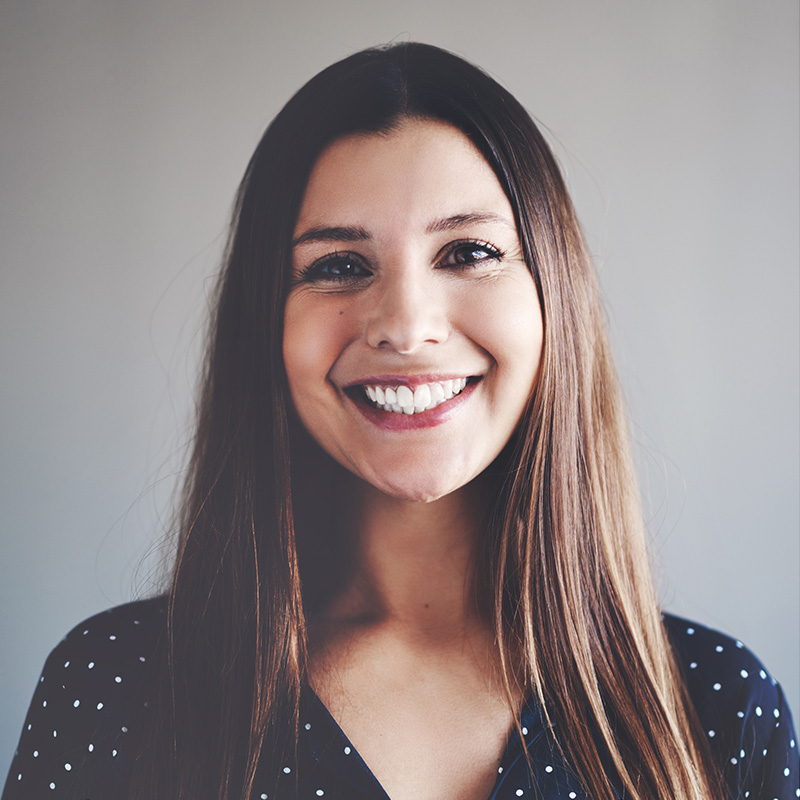
#> input picture Week2/week-2_lab-2/team2.jpg, 800 x 800 px
$ python lab2_task3.py
#> lines starting #> are read from the running program, lines starting #| are printed output that depends on the picture
import cv2
import matplotlib.pyplot as plt
import numpy as np

# Read the image
image = cv2.imread('team2.jpg')
#> image is the input picture: shape (800, 800, 3); mean B, G, R 132.8, 133, 143.5
image_RGB = cv2.cvtColor(image, cv2.COLOR_BGR2RGB)

# ============================================================
# Part 1: Experiment with different multiplication factors
# ============================================================

# Multiply by different factors
# For factors < 1, we need to use numpy or convert to float
multiplied_05 = cv2.multiply(image_RGB, np.array([0.5]))  # Factor 0.5
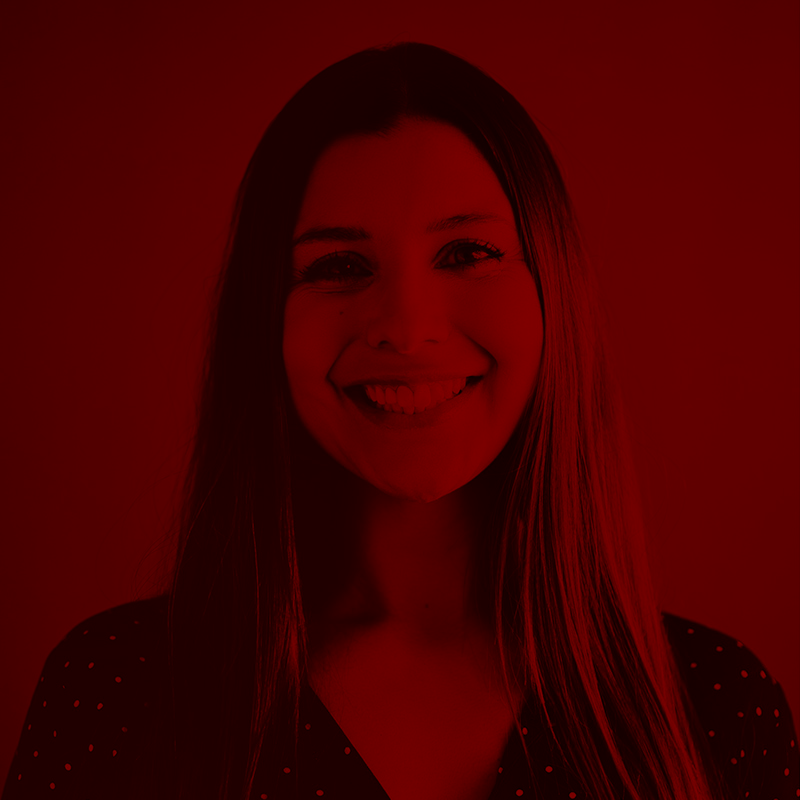
#> multiplied_05: shape (800, 800, 3); mean R, G, B 71.7, 0, 0
multiplied_20 = cv2.multiply(image_RGB, 2)                 # Factor 2.0
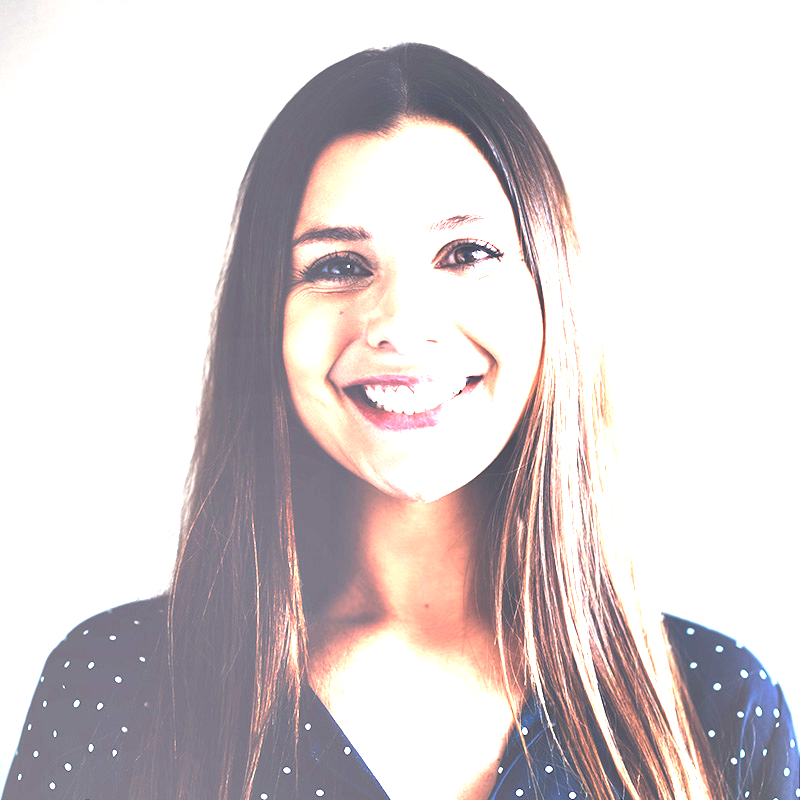
#> multiplied_20: shape (800, 800, 3); mean R, G, B 217.4, 209.6, 210.9

# Display comparison
plt.figure(figsize=(15, 5))

plt.subplot(1, 3, 1)
plt.imshow(multiplied_05.astype(np.uint8))
plt.title('Multiplied (x0.5) - Darker')
plt.axis('off')

plt.subplot(1, 3, 2)
plt.imshow(image_RGB)
plt.title('Original Image')
plt.axis('off')

plt.subplot(1, 3, 3)
plt.imshow(multiplied_20)
plt.title('Multiplied (x2.0) - Brighter')
plt.axis('off')

plt.suptitle('Part 1: Effect of Different Multiplication Factors')
plt.tight_layout()
plt.show()
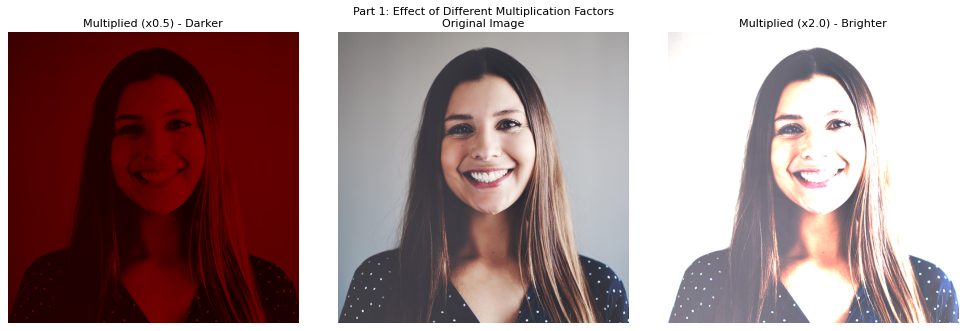
#> figure drawn by matplotlib, 3 panels

# Additional comparison with more factors
multiplied_03 = cv2.multiply(image_RGB, np.array([0.3]))
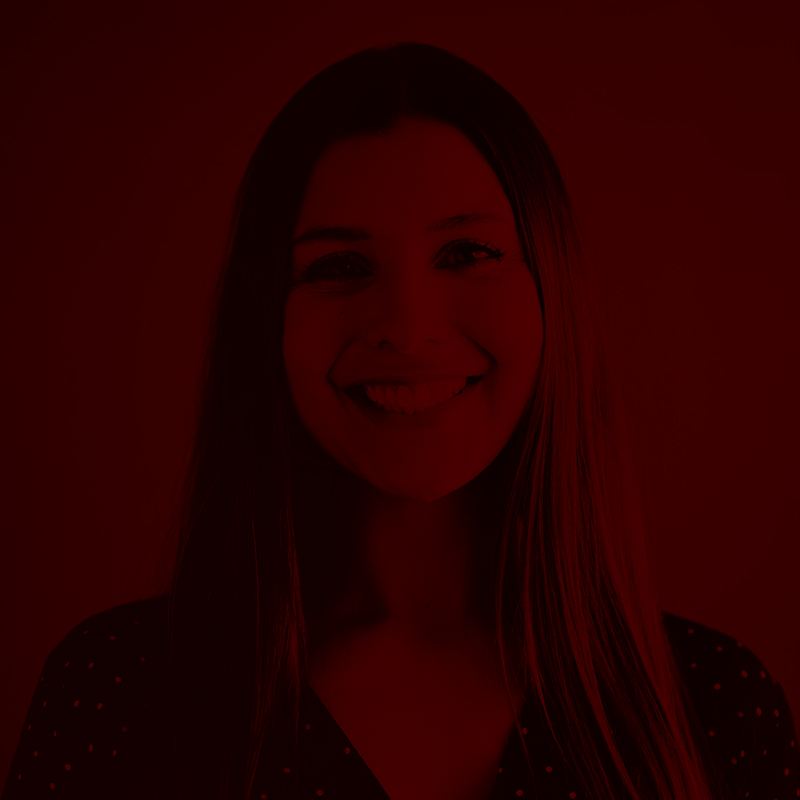
#> multiplied_03: shape (800, 800, 3); mean R, G, B 43, 0, 0
multiplied_15 = cv2.multiply(image_RGB, np.array([1.5]))
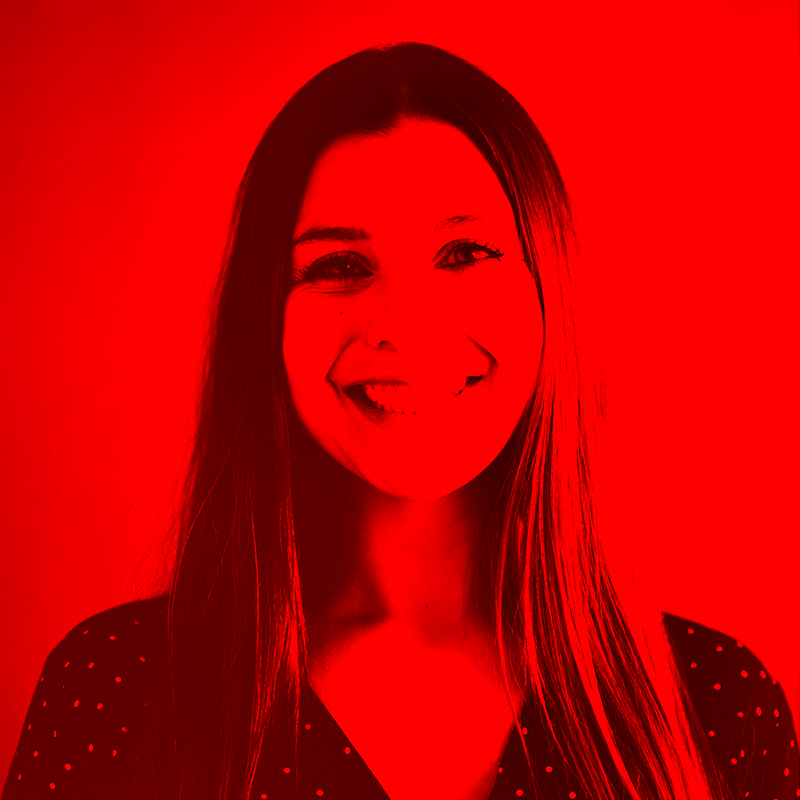
#> multiplied_15: shape (800, 800, 3); mean R, G, B 200.2, 0, 0
multiplied_30 = cv2.multiply(image_RGB, 3)
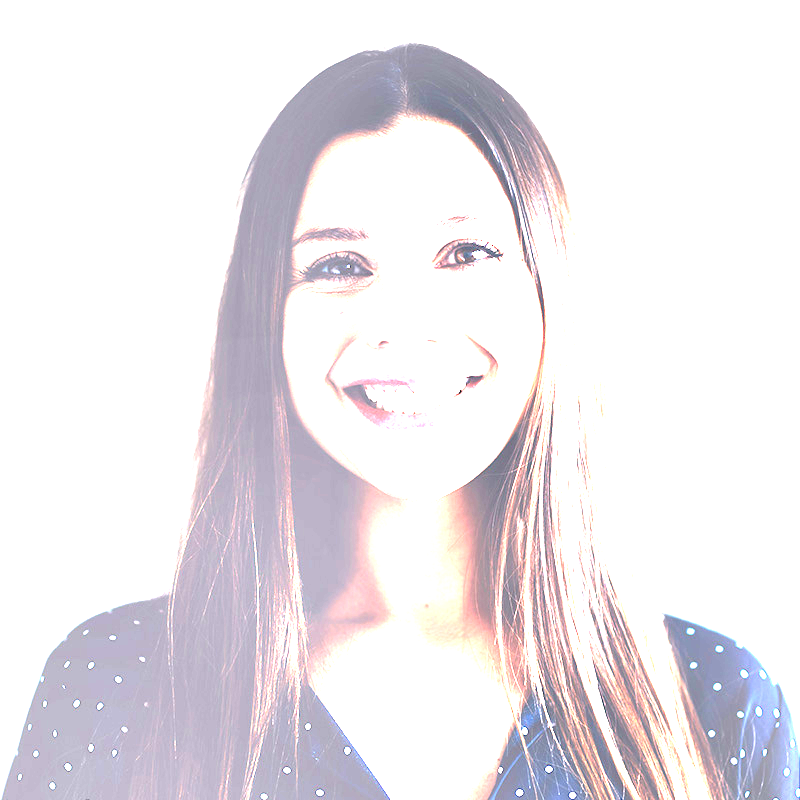
#> multiplied_30: shape (800, 800, 3); mean R, G, B 235.9, 231.6, 236.1

plt.figure(figsize=(18, 5))

plt.subplot(1, 5, 1)
plt.imshow(multiplied_03.astype(np.uint8))
plt.title('x0.3 (Very Dark)')
plt.axis('off')

plt.subplot(1, 5, 2)
plt.imshow(multiplied_05.astype(np.uint8))
plt.title('x0.5 (Dark)')
plt.axis('off')

plt.subplot(1, 5, 3)
plt.imshow(image_RGB)
plt.title('Original (x1.0)')
plt.axis('off')

plt.subplot(1, 5, 4)
plt.imshow(multiplied_20)
plt.title('x2.0 (Bright)')
plt.axis('off')

plt.subplot(1, 5, 5)
plt.imshow(multiplied_30)
plt.title('x3.0 (Very Bright)')
plt.axis('off')

plt.suptitle('Comparison of Multiple Factors')
plt.tight_layout()
plt.show()

# ============================================================
# Part 2: Discussion of multiplication impact
# ============================================================

print("""
============================================================
Part 2: Impact of Multiplication Factors on Image Contrast
============================================================

Pixel values range from 0 (black) to 255 (white).
Multiplication scales these values, affecting brightness and contrast.

--------------------------------------------------------------
FACTOR > 1 (e.g., 1.5, 2.0, 3.0) - INCREASES BRIGHTNESS/CONTRAST
--------------------------------------------------------------

Effect:
- All pixel values are scaled UP
- Dark pixels become brighter
- Bright pixels become even brighter (may saturate to 255)

Example with factor = 2:
  - Pixel value 50  -> 50 × 2 = 100 (darker gray becomes lighter)
  - Pixel value 100 -> 100 × 2 = 200 (mid-gray becomes bright)
  - Pixel value 150 -> 150 × 2 = 255 (saturated to white)

Result:
- Image appears brighter overall
- INCREASED CONTRAST: difference between dark and bright areas grows
- Risk of OVEREXPOSURE: bright regions lose detail (clipped to 255)

--------------------------------------------------------------
FACTOR < 1 (e.g., 0.3, 0.5, 0.7) - DECREASES BRIGHTNESS/CONTRAST
--------------------------------------------------------------

Effect:
- All pixel values are scaled DOWN
- Bright pixels become darker
- Dark pixels become even darker (approach 0)

Example with factor = 0.5:
  - Pixel value 200 -> 200 × 0.5 = 100 (bright becomes mid-tone)
  - Pixel value 100 -> 100 × 0.5 = 50  (mid-gray becomes dark)
  - Pixel value 50  -> 50 × 0.5 = 25   (dark becomes very dark)

Result:
- Image appears darker overall
- DECREASED CONTRAST: difference between dark and bright areas shrinks
- Risk of UNDEREXPOSURE: dark regions lose detail (approach 0)

--------------------------------------------------------------
FACTOR = 1 - NO CHANGE
--------------------------------------------------------------
- Pixel values remain unchanged
- Image appears identical to original

--------------------------------------------------------------
SUMMARY TABLE
--------------------------------------------------------------

| Factor  | Brightness | Contrast  | Risk                    |
|---------|------------|-----------|-------------------------|
| < 1     | Decreases  | Decreases | Loss of shadow detail   |
| = 1     | No change  | No change | None                    |
| > 1     | Increases  | Increases | Loss of highlight detail|

--------------------------------------------------------------
KEY DIFFERENCE: Addition/Subtraction vs Multiplication
--------------------------------------------------------------

Addition/Subtraction: Shifts all pixels by same amount
  - 50 + 100 = 150, 200 + 100 = 255 (same shift)

Multiplication: Scales pixels proportionally
  - 50 × 2 = 100, 200 × 2 = 255 (different absolute change)

This proportional scaling is why multiplication affects CONTRAST,
while addition/subtraction mainly affects BRIGHTNESS uniformly.
""")

$ run again, with Week2/week-2_lab-2/task1_part1.png saved as Week2/week-2_lab-2/team2.jpg
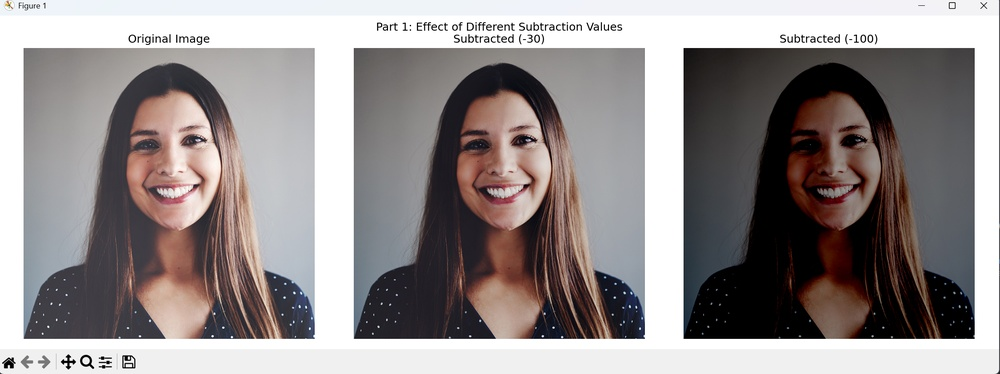
#> input picture Week2/week-2_lab-2/task1_part1.png, 1000 x 374 px, shrunk from 2250 x 841 before the run
#> image is the input picture: shape (374, 1000, 3); mean B, G, R 142.2, 142.4, 148.9
#> `multiplied_15 = cv2.multiply(image_RGB, np.array([1.5]))`:
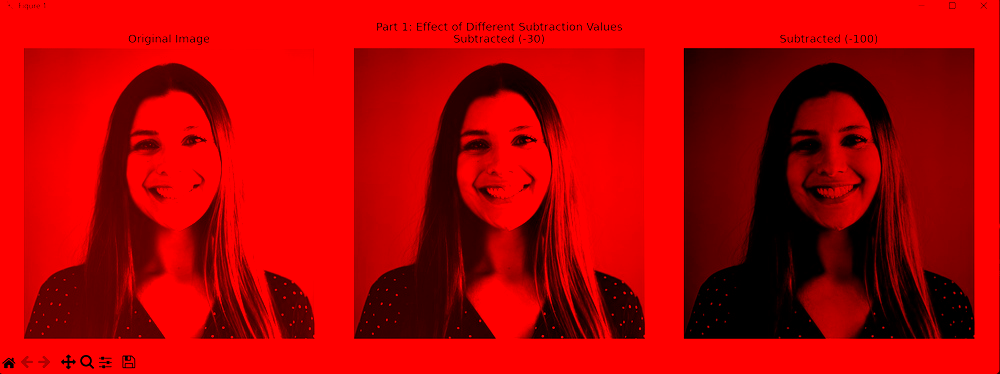
#> multiplied_15: shape (374, 1000, 3); mean R, G, B 182.3, 0, 0
#> `multiplied_30 = cv2.multiply(image_RGB, 3)`:
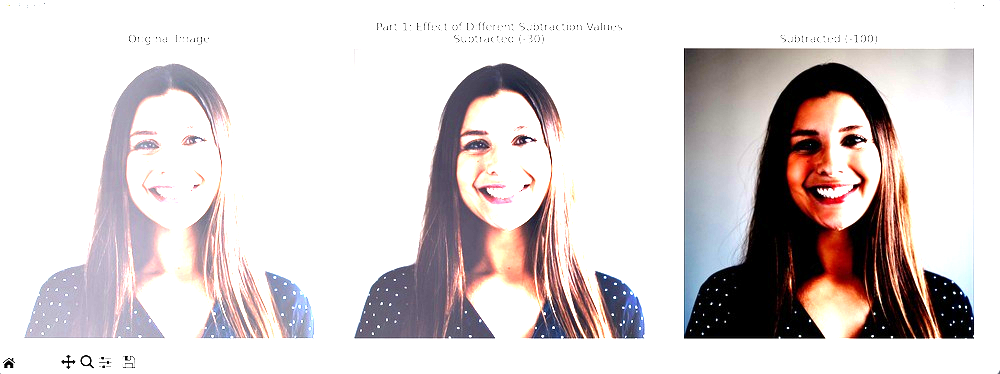
#> multiplied_30: shape (374, 1000, 3); mean R, G, B 216.4, 208.9, 209.4

$ run again, with Week2/week-2_lab-2/task1_part3.png saved as Week2/week-2_lab-2/team2.jpg
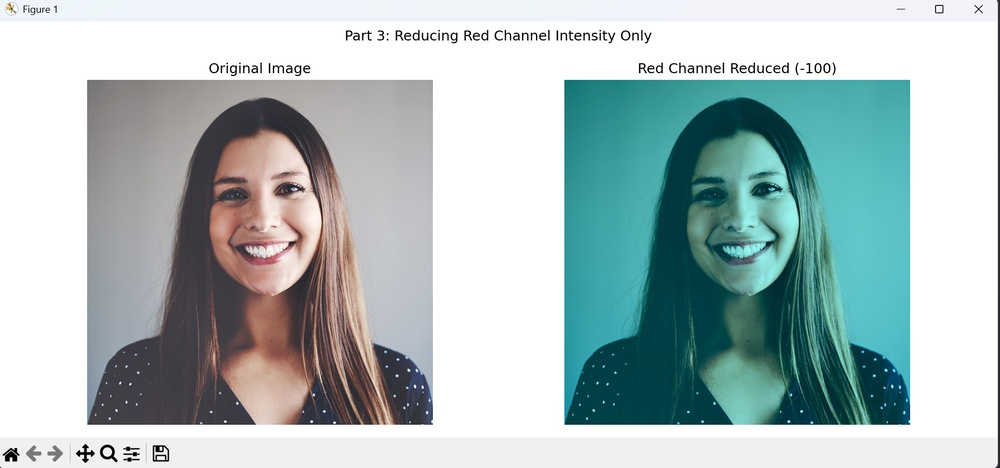
#> input picture Week2/week-2_lab-2/task1_part3.png, 1000 x 468 px, shrunk from 1802 x 844 before the run
#> image is the input picture: shape (468, 1000, 3); mean B, G, R 189.3, 189.1, 171.6
#> `multiplied_15 = cv2.multiply(image_RGB, np.array([1.5]))`:
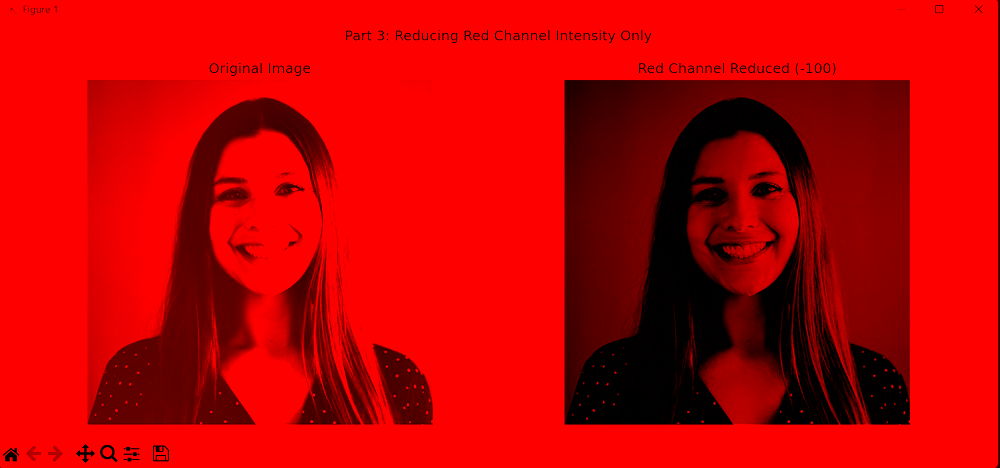
#> multiplied_15: shape (468, 1000, 3); mean R, G, B 195.4, 0, 0
#> `multiplied_30 = cv2.multiply(image_RGB, 3)`:
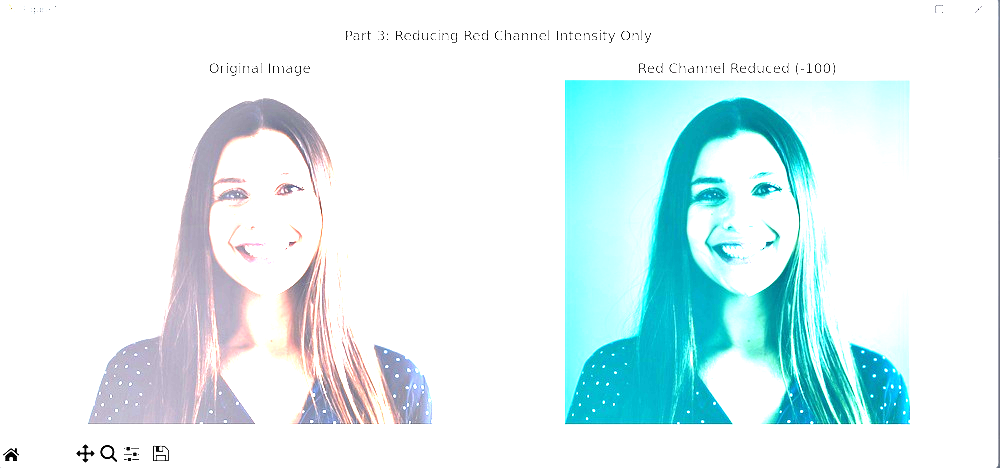
#> multiplied_30: shape (468, 1000, 3); mean R, G, B 222.4, 242.3, 244.5

$ run again, with Week2/week-2_lab-2/task2_part1.png saved as Week2/week-2_lab-2/team2.jpg
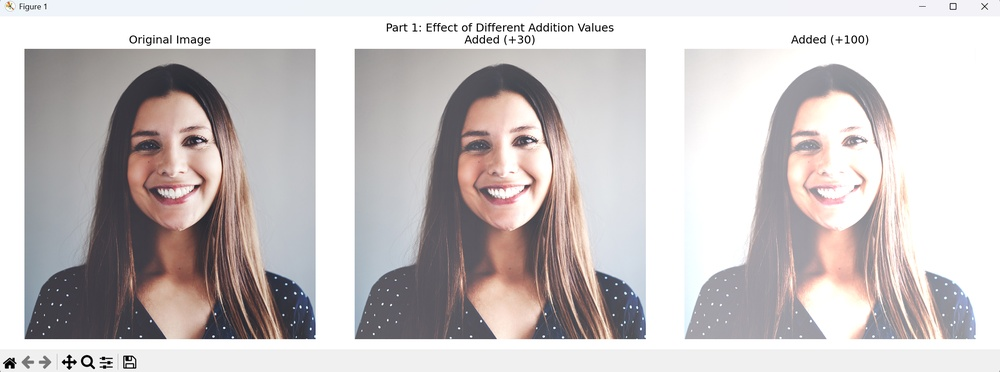
#> input picture Week2/week-2_lab-2/task2_part1.png, 1000 x 372 px, shrunk from 2250 x 838 before the run
#> image is the input picture: shape (372, 1000, 3); mean B, G, R 195.6, 195.5, 201.4
#> `multiplied_15 = cv2.multiply(image_RGB, np.array([1.5]))`:
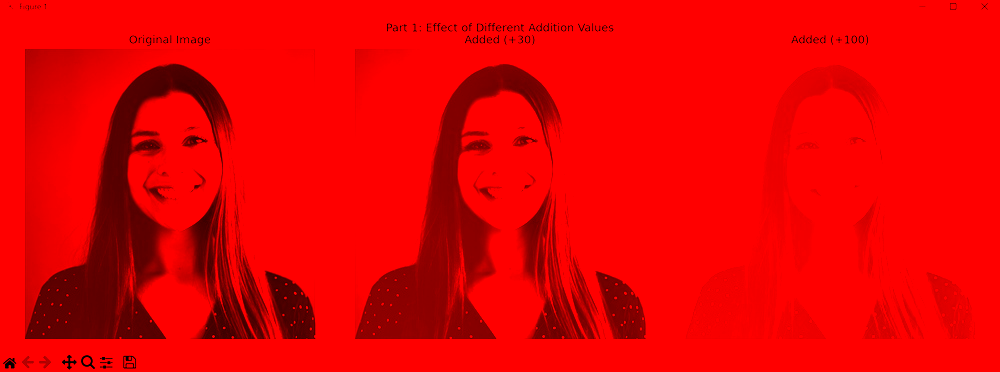
#> multiplied_15: shape (372, 1000, 3); mean R, G, B 233.2, 0, 0
#> `multiplied_30 = cv2.multiply(image_RGB, 3)`:
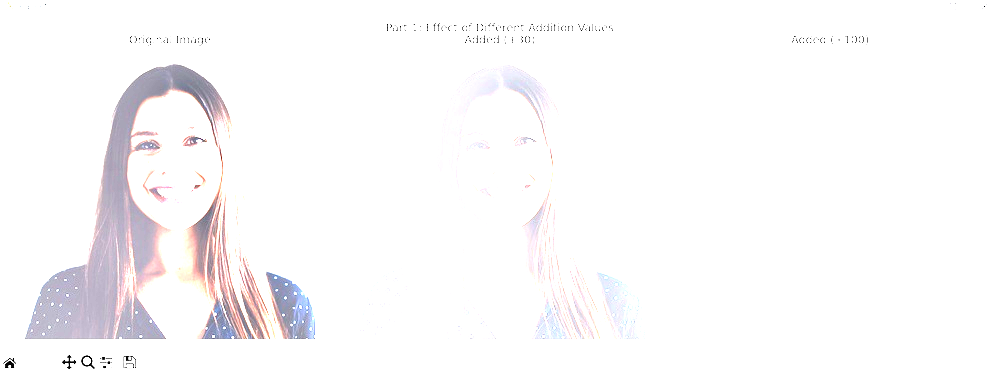
#> multiplied_30: shape (372, 1000, 3); mean R, G, B 250.3, 249, 250.1
